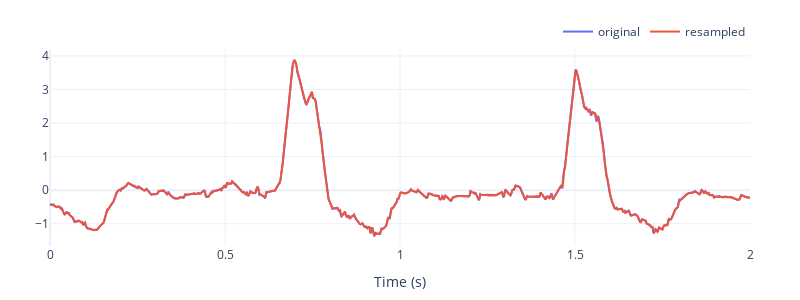

Source (notebook cell):
### Code cell
fig = go.Figure()

t_original = np.linspace(0, duration, train_data['samples'].shape[-1])
t_resampled = np.linspace(0, duration, train_samples.shape[-1])

fig.add_traces([
    go.Scatter(x=t_original, y=train_data['samples'][0], name='original'),
    go.Scatter(x=t_resampled, y=train_samples[0,0], name='resampled'),
])
fig.update_layout(xaxis_title="Time (s)", width=800, height=300)
fig.show()

### Figure 1 — Plotly figure (JSON) as saved in the notebook; plotly's stock layout.template omitted (floating-point values rounded to 4 significant figures; data arrays with more than 128 entries replaced by an {"elided": "..."} marker saying what was removed)
{"data": [{"name": "original", "type": "scatter", "x": {"elided": "1000 float values"}, "y": {"elided": "1000 float values"}}, {"name": "resampled", "type": "scatter", "x": {"elided": "720 float values"}, "y": {"elided": "720 float values"}}], "layout": {"height": 300, "width": 800, "xaxis": {"title": {"text": "Time (s)"}}}}
